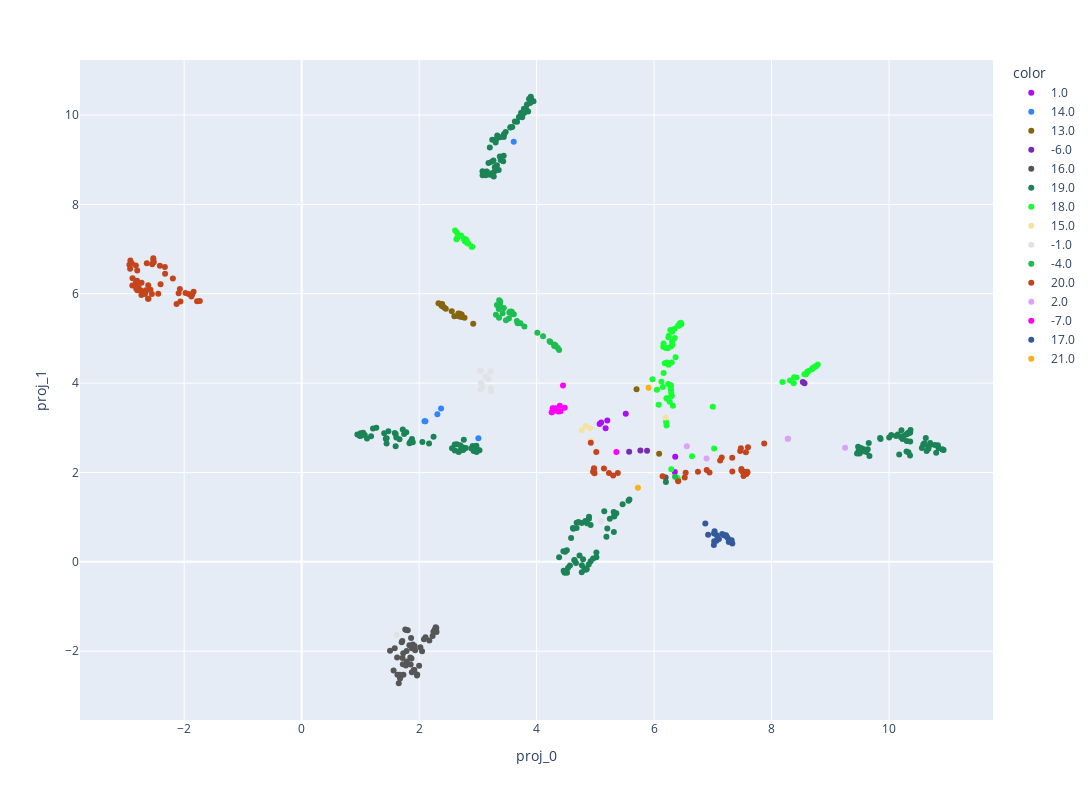

The notebook cell saved with this chart:
### Code cell
fig = px.scatter(data_frame = library_newtext,
                 x='proj_0',
                 y='proj_1',
                 width=1200,
                 height=800,
                 color= library_newtext['authorcentury'].astype('category'),
                 color_discrete_sequence=px.colors.qualitative.Alphabet, #Dark24
                 hover_data= ['title']
                 )

fig.show()

### Figure 1 — Plotly figure (JSON) as saved in the notebook; plotly's stock layout.template omitted (floating-point values rounded to 4 significant figures; data arrays with more than 128 entries replaced by an {"elided": "..."} marker saying what was removed)
{"data": [{"customdata": [["Apocolocyntosis"], ["L. Annaeus Seneca on Benefits"], ["Two Tragedies of Seneca: Medea and The Daughters of Troy: Rendered into English Verse"], ["Seneca's Morals of a Happy Life, Benefits, Anger and Clemency"], ["The Tragedies of Seneca: Translated into English Verse, to Which Have Been Appended Comparative Analyses of the Corresponding Greek and Roman Plays, and a Mythological Index"], ["Index of the Project Gutenberg Works of Lucius Annaeus Seneca"], ["Minor Dialogues, Together With the Dialogue on Clemency"]], "hovertemplate": "color=1.0<br>proj_0=%{x}<br>proj_1=%{y}<br>title=%{customdata[0]}<extra></extra>", "legendgroup": "1.0", "marker": {"color": "#AA0DFE", "symbol": "circle"}, "mode": "markers", "name": "1.0", "orientation": "v", "showlegend": true, "type": "scatter", "x": [6.359, 5.174, 5.517, 5.203, 5.098, 6.353, 5.072], "xaxis": "x", "y": [2.353, 2.991, 3.316, 3.162, 3.121, 2.01, 3.085], "yaxis": "y"}, {"customdata": [["La Fiammetta"], ["The Decameron, Volume II"], ["The Decameron of Giovanni Boccaccio"], ["The Decameron, Volume I"], ["The Decameron (Day 1 to Day 5): Containing an hundred pleasant Novels"], ["The Decameron (Day 6 to Day 10): Containing an hundred pleasant Novels"]], "hovertemplate": "color=14.0<br>proj_0=%{x}<br>proj_1=%{y}<br>title=%{customdata[0]}<extra></extra>", "legendgroup": "14.0", "marker": {"color": "#3283FE", "symbol": "circle"}, "mode": "markers", "name": "14.0", "orientation": "v", "showlegend": true, "type": "scatter", "x": [3.008, 2.31, 2.372, 3.61, 2.091, 2.106], "xaxis": "x", "y": [2.769, 3.305, 3.433, 9.403, 3.145, 3.149], "yaxis": "y"}, {"customdata": [["Divine Comedy, Longfellow's Translation, Hell"], ["Divine Comedy, Longfellow's Translation, Purgatory"], ["Divine Comedy, Longfellow's Translation, Paradise"], ["Divine Comedy, Longfellow's Translation, Complete"], ["Divine Comedy, Cary's Translation, Hell"], ["Divine Comedy, Cary's Translation, Purgatory"], ["Divine Comedy, Cary's Translation, Paradise"], ["Divine Comedy, Cary's Translation, Complete"], ["The Banquet (Il Convito)"], ["The Divine Comedy, Volume 1, Hell"], ["The Divine Comedy, Volume 2, Purgatory"], ["The Divine Comedy, Volume 3, Paradise"], ["The New Life (La Vita Nuova)"], ["The Divine Comedy of Dante Alighieri: The Inferno"], ["The Vision of Dante: A story for little children and a talk to their mothers: (Second Edition)"], ["The vision of hell.: By Dante Alighieri.; Translated by Rev. Henry Francis Cary, M.A.; and illustrated with the seventy-five designs of Gustave Doré."], ["The Divine Comedy by Dante, Illustrated, Purgatory, Complete"], ["The Divine Comedy by Dante, Illustrated, Paradise, Complete"], ["The divine comedy"]], "hovertemplate": "color=13.0<br>proj_0=%{x}<br>proj_1=%{y}<br>title=%{customdata[0]}<extra></extra>", "legendgroup": "13.0", "marker": {"color": "#85660D", "symbol": "circle"}, "mode": "markers", "name": "13.0", "orientation": "v", "showlegend": true, "type": "scatter", "x": [2.691, 2.555, 2.723, 2.67, 2.386, 2.372, 2.329, 2.398, 2.772, 2.715, 2.599, 2.92, 5.701, 2.667, 6.086, 2.454, 2.392, 2.426, 2.383], "xaxis": "x", "y": [5.553, 5.607, 5.535, 5.496, 5.727, 5.761, 5.79, 5.732, 5.462, 5.481, 5.499, 5.329, 3.862, 5.556, 2.418, 5.663, 5.769, 5.691, 5.747], "yaxis": "y"}, {"customdata": [["Chinese Literature: Comprising the Analects of Confucius, the Sayings of Mencius, the Shi-King, the Travels of Fâ-Hien, and the Sorrows of Han"], ["The Sayings of Confucius"], ["The Analects of Confucius (from the Chinese Classics)"], ["The Wisdom of Confucius: with Critical and Biographical Sketches"], ["The Sayings of Confucius: A New Translation of the Greater Part of the Confucian Analects"]], "hovertemplate": "color=-6.0<br>proj_0=%{x}<br>proj_1=%{y}<br>title=%{customdata[0]}<extra></extra>", "legendgroup": "-6.0", "marker": {"color": "#782AB6", "symbol": "circle"}, "mode": "markers", "name": "-6.0", "orientation": "v", "showlegend": true, "type": "scatter", "x": [8.531, 5.766, 5.88, 8.56, 5.575], "xaxis": "x", "y": [4.023, 2.49, 2.484, 3.998, 2.467], "yaxis": "y"}, {"customdata": [["The Complete Works of William Shakespeare"], ["Shakespeare's Sonnets"], ["Venus and Adonis"], ["King Richard III"], ["The Tragedy of Titus Andronicus"], ["The Taming of the Shrew"], ["The Tragedy of Romeo and Juliet"], ["As You Like It"], ["The Tragedy of Macbeth"], ["King Richard III"], ["The Taming of the Shrew"], ["Romeo and Juliet"], ["A Midsummer Night's Dream"], ["The Merchant of Venice"], ["King Henry IV, the First Part"], ["Much Ado about Nothing"], ["The Life of King Henry V"], ["Julius Caesar"], ["As You Like It"], ["Hamlet, Prince of Denmark"], ["Twelfth Night; Or, What You Will"], ["All's Well That Ends Well"], ["Othello, the Moor of Venice"], ["The Tragedy of King Lear"], ["Macbeth"], ["Antony and Cleopatra"], ["The Winter's Tale"], ["The Tempest"], ["Sir Thomas More"], ["Romeo and Juliet"], ["Julius Caesar"], ["Hamlet"], ["King Lear"], ["A Midsummer Night's Dream"], ["The Merchant of Venice"], ["Twelfth Night"], ["Henry V"], ["Macbeth"], ["Hamlet"], ["Othello"], ["Shakespeare's First Folio"], ["The Tempest: The Works of William Shakespeare [Cambridge Edition] [9 vols.]"], ["Two Gentlemen of Verona: The Works of William Shakespeare [Cambridge Edition] [9 vols.]"], ["The Merry Wives of Windsor: The Works of William Shakespeare [Cambridge Edition] [9 vols.]"], ["Measure for Measure: The Works of William Shakespeare [Cambridge Edition] [9 vols.]"], ["The Comedy of Errors: The Works of William Shakespeare [Cambridge Edition] [9 vols.]"], ["Hamlet, Prince of Denmark"], ["The New Hudson Shakespeare: Julius Cæsar"], ["Shakespeare's Tragedy of Romeo and Juliet"], ["Flowers from Shakespeare's Garden: A Posy from the Plays"]], "hovertemplate": "color=16.0<br>proj_0=%{x}<br>proj_1=%{y}<br>title=%{customdata[0]}<extra></extra>", "legendgroup": "16.0", "marker": {"color": "#565656", "symbol": "circle"}, "mode": "markers", "name": "16.0", "orientation": "v", "showlegend": true, "type": "scatter", "x": [1.653, 2.295, 1.702, 1.584, 2.173, 2.242, 1.963, 2.049, 1.625, 1.504, 2.276, 1.909, 1.869, 1.729, 1.932, 1.849, 1.713, 1.764, 2.021, 1.79, 1.833, 1.787, 2.264, 1.918, 1.717, 2.282, 2.292, 2.29, 1.892, 1.966, 1.785, 1.774, 1.876, 1.856, 1.733, 1.722, 1.67, 1.565, 1.673, 1.63, 1.675, 2.229, 2.108, 1.876, 2.082, 1.862, 1.922, 1.806, 1.999, 6.196], "xaxis": "x", "y": [-2.718, -1.569, -1.798, -1.937, -1.759, -1.565, -2.543, -2.001, -2.141, -1.992, -1.512, -2.42, -2.166, -2.048, -1.977, -2.139, -1.774, -1.514, -1.911, -2.229, -1.864, -1.997, -1.522, -2.418, -2.155, -1.467, -1.483, -1.55, -1.849, -2.52, -1.527, -2.322, -2.472, -2.3, -2.529, -2.293, -2.53, -2.431, -2.557, -2.529, -2.612, -1.657, -1.69, -1.934, -1.735, -1.704, -1.886, -1.532, -2.329, 1.89], "yaxis": "y"}, {"customdata": {"elided": "200x1 str values"}, "hovertemplate": "color=19.0<br>proj_0=%{x}<br>proj_1=%{y}<br>title=%{customdata[0]}<extra></extra>", "legendgroup": "19.0", "marker": {"color": "#1C8356", "symbol": "circle"}, "mode": "markers", "name": "19.0", "orientation": "v", "showlegend": true, "type": "scatter", "x": {"elided": "200 float values"}, "xaxis": "x", "y": {"elided": "200 float values"}, "yaxis": "y"}, {"customdata": [["Persuasion"], ["The Life and Adventures of Robinson Crusoe of York, Mariner, Volume 1: With an Account of His Travels Round Three Parts of the Globe,; Written By Himself, in Two Volumes"], ["From London to Land's End: and Two Letters from the \"Journey through England by a Gentleman\""], ["The Life and Most Surprising Adventures of Robinson Crusoe, of York, Mariner (1801)"], ["Love and Freindship [sic]"], ["Northanger Abbey"], ["Memoirs of a Cavalier: A Military Journal of the Wars in Germany, and the Wars in England.; From the Year 1632 to the Year 1648."], ["The Life and Adventures of Robinson Crusoe (1808)"], ["Pride and Prejudice"], ["The History of the Remarkable Life of John Sheppard: Containing a Particular Account of His Many Robberies and Escapes"], ["A Vindication of the Press"], ["Mansfield Park"], ["Military Memoirs of Capt. George Carleton"], ["Memoirs of Major Alexander Ramkins (1718)"], ["The Complete English Tradesman (1839 ed.)"], ["Emma"], ["Sense and Sensibility"], ["The Declaration of Independence of The United States of America"], ["Memoir, Correspondence, and Miscellanies, From the Papers of Thomas Jefferson, Volume 1"], ["Memoir, Correspondence, and Miscellanies, From the Papers of Thomas Jefferson, Volume 2"], ["Memoir, Correspondence, and Miscellanies, From the Papers of Thomas Jefferson, Volume 3"], ["Memoir, Correspondence, and Miscellanies, From the Papers of Thomas Jefferson, Volume 4"], ["History of the Plague in London"], ["The Declaration of Independence of the United States of America"], ["Dickory Cronke: The Dumb Philosopher, or, Great Britain's Wonder"], ["Everybody's Business Is Nobody's Business: Or, Private Abuses, Public Grievances; Exemplified in the Pride, Insolence, and Exorbitant Wages of Our Women, Servants, Footmen, &c."], ["The Writings of Thomas Jefferson: Library Edition - Vol. 6 (of 20)"], ["Sense and Sensibility"], ["Atalantis Major"], ["The Memoirs, Correspondence, and Miscellanies, From the Papers of Thomas Jefferson: A Linked Index to the Project Gutenberg Editions"], ["United States Declaration of Independence"], ["The True-Born Englishman: A Satire"], ["The Fortunate Mistress (Parts 1 and 2): or a History of the Life of Mademoiselle de Beleau Known by the Name of the Lady Roxana"], ["The History of the Devil, As Well Ancient as Modern: In Two Parts"], ["The Complete Project Gutenberg Works of Jane Austen: A Linked Index of all PG Editions of Jane Austen"], ["An Appeal to Honour and Justice, Though It Be of His Worst Enemies.: Being A True Account of His Conduct in Public Affairs."], ["An Humble Proposal to the People of England, for the Increase of their Trade, and Encouragement of Their Manufactures: Whether the Present Uncertainty of Affairs Issues in Peace or War"], ["Second Thoughts are Best: Or a Further Improvement of a Late Scheme to Prevent Street Robberies"], ["Augusta Triumphans: Or, the Way to Make London the Most Flourishing City in the Universe"], ["A New Voyage Round the World by a Course Never Sailed Before"], ["A True Relation of the Apparition of one Mrs. Veal: The Next Day after Her Death, to one Mrs. Bargrave, at Canterbury, the 8th of September, 1705; which Apparition Recommends the Perusal of Drelincourt's Book of Consolations against the Fears of Death"], ["Reasons Against the Succession of the House of Hanover: With an Enquiry How Far the Abdication of King James, Supposing It to Be Legal, Ought to Affect the Person of the Pretender"], ["A Seasonable Warning and Caution against the Insinuations of Papists and Jacobites in favour of the Pretender: Being a Letter from an Englishman at the Court of Hanover"], ["An Answer to a Question that Nobody thinks of, viz., But what if the Queen should Die?"], ["The Lay-Man's Sermon upon the Late Storm: Held forth at an Honest Coffee-House-Conventicle"], ["And What if the Pretender should Come?: Or Some Considerations of the Advantages and Real Consequences of the Pretender's Possessing the Crown of Great Britain"], ["The Fortunes and Misfortunes of the Famous Moll Flanders"], ["Pride and Prejudice, a play founded on Jane Austen's novel"], ["A Short Narrative of the Life and Actions of His Grace John, D. of Marlborogh"], ["A Journal of the Plague Year: Being Observations or Memorials of the Most Remarkable Occurrences, as Well Public as Private, Which Happened in London During the Last Great Visitation in 1665. Written by a Citizen Who Continued All the While in London"], ["The King of Pirates: Being an Account of the Famous Enterprises of Captain Avery, the Mock King of Madagascar"], ["A General History of the Pyrates:: from their first rise and settlement in the island of Providence, to the present time"], ["An Essay Upon Projects"], ["The Storm. An Essay."], ["The Letters of Jane Austen: Selected from the compilation of her great nephew, Edward, Lord Bradbourne"], ["The Storm: or, a Collection of the most Remarkable Casualties and Disasters which Happen'd in the Late Dreadful Tempest, both by Sea and Land"], ["Pride and Prejudice"], ["The Writings of Thomas Jefferson, Vol. 1 (of 9): Being His Autobiography, Correspondence, Reports, Messages, Addresses, and Other Writings, Official and Private"], ["The Writings of Thomas Jefferson, Vol. 2 (of 9): Being His Autobiography, Correspondence, Reports, Messages, Addresses, and Other Writings, Official and Private"], ["State of the Union Addresses"], ["The Life and Adventures of Robinson Crusoe"], ["The History and Remarkable Life of the Truly Honourable Colonel Jacque, Commonly Called Colonel Jack"], ["The Writings of Thomas Jefferson, Vol. 3 (of 9): Being His Autobiography, Correspondence, Reports, Messages, Addresses, and Other Writings, Official and Private"], ["The Writings of Thomas Jefferson, Vol. 4 (of 9): Being His Autobiography, Correspondence, Reports, Messages, Addresses, and Other Writings, Official and Private"], ["The Writings of Thomas Jefferson, Vol. 5 (of 9): Being His Autobiography, Correspondence, Reports, Messages, Addresses, and Other Writings, Official and Private"], ["The Friendly Daemon, or the Generous Apparition: Being a True Narrative of a Miraculous Cure, Newly Perform'd Upon That Famous Deaf and Dumb Gentleman, Dr. Duncan Campbel, by a Familiar Spirit That Appear'd to Him in a White Surplice, Like a Cathedral Singing Boy"], ["The Writings of Thomas Jefferson, Vol. 6 (of 9): Being His Autobiography, Correspondence, Reports, Messages, Addresses, and Other Writings, Official and Private"], ["The Writings of Thomas Jefferson, Vol. 7 (of 9): Being His Autobiography, Correspondence, Reports, Messages, Addresses, and Other Writings, Official and Private"], ["The Further Adventures of Robinson Crusoe"], ["The Writings of Thomas Jefferson, Vol. 8 (of 9): Being His Autobiography, Correspondence, Reports, Messages, Addresses, and Other Writings, Official and Private"], ["The Writings of Thomas Jefferson, Vol. 9 (of 9): Being His Autobiography, Correspondence, Reports, Messages, Addresses, and Other Writings, Official and Private"], ["The History of the Pyrates. Vol. II.: Containing the lives of Captain Misson, Captain Bowen, Captain Kidd, Captain Tew, Captain Halsey, Captain White, Captain Condent, Captain Bellamy, Captain Fly, Captain Howard, Captain Lewis, Captain Cornelius, Captain Williams, Captain Burgess, Captain North, and their several crews"], ["The Watsons: By Jane Austen, Concluded by L. Oulton"], ["The Life, Adventures & Piracies of the Famous Captain Singleton"], ["Robinson Crusoe, Told to the Children by John Lang"], ["The Consolidator; or, Memoirs of Sundry Transactions from the World in the Moon"], ["Lady Susan"], ["Tour through the Eastern Counties of England, 1722"]], "hovertemplate": "color=18.0<br>proj_0=%{x}<br>proj_1=%{y}<br>title=%{customdata[0]}<extra></extra>", "legendgroup": "18.0", "marker": {"color": "#16FF32", "symbol": "circle"}, "mode": "markers", "name": "18.0", "orientation": "v", "showlegend": true, "type": "scatter", "x": [2.796, 6.407, 6.154, 6.349, 2.833, 2.756, 6.193, 6.46, 2.612, 6.124, 6.24, 2.817, 6.291, 6.182, 6.3, 2.776, 2.649, 6.292, 8.754, 8.376, 8.693, 8.786, 6.42, 6.999, 6.149, 6.048, 8.383, 2.634, 6.29, 7.021, 6.644, 6.246, 6.234, 6.273, 6.4, 6.29, 6.286, 6.301, 6.162, 6.243, 6.203, 6.21, 6.32, 6.265, 6.237, 6.228, 6.275, 2.904, 6.284, 6.464, 6.218, 6.305, 6.351, 6.21, 2.713, 6.2, 2.643, 8.684, 8.313, 8.185, 6.453, 6.306, 8.607, 8.742, 8.559, 6.076, 8.632, 8.713, 6.433, 8.422, 8.584, 6.309, 2.817, 6.251, 5.971, 6.365, 2.892, 6.16], "xaxis": "x", "y": [7.218, 5.284, 4.816, 5.22, 7.125, 7.237, 4.794, 5.312, 7.414, 4.032, 3.98, 7.164, 4.825, 4.445, 4.463, 7.177, 7.257, 2.075, 4.374, 3.999, 4.33, 4.42, 5.283, 3.473, 3.913, 3.854, 4.132, 7.222, 3.843, 2.536, 2.365, 4.411, 4.783, 3.959, 1.874, 3.777, 3.948, 3.715, 4.227, 5.024, 3.13, 3.662, 3.493, 3.582, 3.662, 3.644, 5.188, 7.05, 3.882, 5.329, 4.464, 4.933, 5.013, 3.052, 7.307, 4.79, 7.372, 4.304, 4.057, 4.025, 5.349, 5.148, 4.253, 4.374, 4.197, 3.518, 4.271, 4.349, 5.328, 4.126, 4.201, 4.855, 7.136, 5.061, 4.088, 4.58, 7.055, 4.885], "yaxis": "y"}, {"customdata": [["Discourses on the First Decade of Titus Livius"], ["The Prince"], ["Machiavelli, Volume I"], ["History of Florence and of the Affairs of Italy: From the Earliest Times to the Death of Lorenzo the Magnificent"], ["The Prince"]], "hovertemplate": "color=15.0<br>proj_0=%{x}<br>proj_1=%{y}<br>title=%{customdata[0]}<extra></extra>", "legendgroup": "15.0", "marker": {"color": "#F7E1A0", "symbol": "circle"}, "mode": "markers", "name": "15.0", "orientation": "v", "showlegend": true, "type": "scatter", "x": [4.833, 4.767, 6.194, 4.92, 4.91], "xaxis": "x", "y": [3.041, 2.943, 3.229, 2.712, 2.996], "yaxis": "y"}, {"customdata": [["The Orations of Marcus Tullius Cicero, Volume 4"], ["Cato Maior de Senectute with Introduction and Notes"], ["Academica"], ["Cicero's Tusculan Disputations: Also, Treatises On The Nature Of The Gods, And On The Commonwealth"], ["The Letters of Cicero, Volume 1: The Whole Extant Correspodence in Chronological Order"], ["Treatises on Friendship and Old Age"], ["Letters of Marcus Tullius Cicero"], ["The Academic Questions, Treatise De Finibus, and Tusculan Disputations, of M.T. Cicero, With a Sketch of the Greek Philosophers Mentioned by Cicero"], ["Speeches against Catilina"], ["De Officiis"], ["Cicero: Letters to Atticus, Vol. 2 of 3"], ["Cicero: Letters to Atticus, Vol. 3 of 3"], ["The republic of Cicero: Translated from the Latin; and Accompanied With a Critical and Historical Introduction."], ["Cicero: Letters to Atticus, Vol. 1 of 3"]], "hovertemplate": "color=-1.0<br>proj_0=%{x}<br>proj_1=%{y}<br>title=%{customdata[0]}<extra></extra>", "legendgroup": "-1.0", "marker": {"color": "#E2E2E2", "symbol": "circle"}, "mode": "markers", "name": "-1.0", "orientation": "v", "showlegend": true, "type": "scatter", "x": [3.15, 3.219, 3.045, 3.035, 3.181, 5.101, 1.616, 3.051, 3.223, 3.071, 3.051, 3.066, 3.216, 3.137], "xaxis": "x", "y": [4.149, 3.891, 3.865, 4.281, 4.088, 0.9087, -1.632, 4.277, 3.823, 3.908, 4.003, 3.974, 4.26, 4.146], "yaxis": "y"}, {"customdata": [["Apology, Crito, and Phaedo of Socrates"], ["The Republic"], ["The Republic"], ["Critias"], ["Timaeus"], ["Lysis"], ["Charmides"], ["Laches"], ["Protagoras"], ["Euthydemus"], ["Symposium"], ["Cratylus"], ["Ion"], ["Phaedrus"], ["Euthyphro"], ["Meno"], ["Apology"], ["Crito"], ["Phaedo"], ["Gorgias"], ["Lesser Hippias"], ["Alcibiades I"], ["Alcibiades II"], ["Eryxias"], ["Menexenus"], ["Parmenides"], ["Theaetetus"], ["Sophist"], ["Statesman"], ["Philebus"], ["Laws"], ["The Project Gutenberg Works of Plato: An Index"], ["The Republic of Plato"]], "hovertemplate": "color=-4.0<br>proj_0=%{x}<br>proj_1=%{y}<br>title=%{customdata[0]}<extra></extra>", "legendgroup": "-4.0", "marker": {"color": "#1CBE4F", "symbol": "circle"}, "mode": "markers", "name": "-4.0", "orientation": "v", "showlegend": true, "type": "scatter", "x": [3.441, 3.363, 3.379, 4.234, 3.354, 4.012, 3.421, 4.298, 3.359, 3.725, 3.528, 3.536, 4.383, 3.542, 4.3, 4.11, 3.791, 4.361, 3.307, 3.478, 4.221, 4.321, 4.317, 4.307, 3.676, 3.583, 3.611, 3.576, 3.664, 3.556, 3.324, 6.356, 3.375], "xaxis": "x", "y": [5.683, 5.853, 5.829, 4.919, 5.658, 5.127, 5.563, 4.865, 5.463, 5.342, 5.445, 5.583, 4.741, 5.592, 4.829, 5.052, 5.27, 4.787, 5.529, 5.406, 4.935, 4.84, 4.842, 4.844, 5.34, 5.55, 5.539, 5.598, 5.389, 5.602, 5.75, 1.904, 5.758], "yaxis": "y"}, {"customdata": [["London to Ladysmith via Pretoria"], ["Liberalism and the Social Problem"], ["Crome Yellow"], ["The Defeat of Youth, and Other Poems"], ["Beyond Lies the Wub"], ["Beyond the Door"], ["The Crystal Crypt"], ["The Defenders"], ["The Works of Winston Churchill: A Linked Index of the Project Gutenberg Editions"], ["The Gun"], ["The Skull"], ["Writings in the United Amateur, 1915-1922"], ["The Shunned House"], ["The Eyes Have It"], ["Second Variety"], ["The Variable Man"], ["Mr. Spaceship"], ["Piper in the Woods"], ["The Dwelling Place of Light — Volume 1"], ["The Dwelling Place of Light — Complete"], ["Mr. Crewe's Career — Volume 1"], ["Mr. Crewe's Career — Volume 3"], ["Mr. Crewe's Career — Complete"], ["A Far Country — Volume 2"], ["A Far Country — Volume 3"], ["A Far Country — Complete"], ["Coniston — Volume 01"], ["Coniston — Volume 02"], ["Coniston — Volume 03"], ["Coniston — Volume 04"], ["Coniston — Complete"], ["The Crossing"], ["Mortal Coils"], ["Tony and the Beetles"], ["Ian Hamilton's March"], ["The Hanging Stranger"], ["Lord Randolph Churchill"], ["My African Journey"], ["The Burning Wheel"], ["The River War: An Account of the Reconquest of the Sudan"], ["Leda"], ["The Dunwich Horror"], ["Savrola: A Tale of the Revolution in Laurania"], ["The Inside of the Cup — Volume 02"], ["The Inside of the Cup — Volume 03"], ["The Inside of the Cup — Volume 04"], ["The Inside of the Cup — Volume 07"], ["The Inside of the Cup — Complete"], ["Richard Carvel — Volume 02"], ["Richard Carvel — Volume 07"], ["Richard Carvel — Complete"], ["A Modern Chronicle — Complete"], ["The Celebrity, Volume 01"], ["The Celebrity, Volume 04"], ["The Celebrity, Complete"], ["The Crisis — Volume 01"], ["The Crisis — Volume 02"], ["The Crisis — Volume 03"], ["The Crisis — Volume 04"], ["The Crisis — Volume 05"], ["The Crisis — Volume 06"], ["The Crisis — Volume 07"], ["The Crisis — Volume 08"], ["The Crisis — Complete"], ["Dr. Jonathan"], ["A Traveller in War-Time"], ["An essay on the American contribution and the democratic idea"], ["Project Gutenberg Complete Works of Winston Churchill"], ["Limbo"], ["Index of the Project Gutenberg Works of Sir Winston Spencer Churchill"], ["Index of the Project Gutenberg Works of Aldous Huxley"], ["The World Crisis, Volume 1 (of 6)"], ["Antic Hay"], ["On the Margin: Notes and Essays"], ["Jonah: Christmas 1917"], ["Little Mexican & Other Stories"], ["Selected Poems"], ["Mr. Keegan's Elopement"], ["The colour out of space"], ["The call of Cthulhu"], ["He"], ["The festival"], ["Prize ship"], ["The lurking fear"]], "hovertemplate": "color=20.0<br>proj_0=%{x}<br>proj_1=%{y}<br>title=%{customdata[0]}<extra></extra>", "legendgroup": "20.0", "marker": {"color": "#C4451C", "symbol": "circle"}, "mode": "markers", "name": "20.0", "orientation": "v", "showlegend": true, "type": "scatter", "x": [-2.613, -2.193, 5.015, 5.231, 6.895, 6.943, 7.501, 7.588, 6.521, 7.512, 7.331, 7.874, 7.329, 6.746, 7.568, 7.567, 7.522, 7.58, -2.891, -2.823, -2.414, -2.329, -2.526, -2.545, -2.519, -2.637, -2.325, -2.883, -2.88, -2.822, -2.802, -2.524, 4.961, 7.487, -2.55, 7.587, -1.978, -2.574, 5.382, -2.403, 4.976, 7.598, -1.84, -1.864, -2.656, -2.654, -2.074, -2.8, -2.803, -2.608, -2.933, -2.921, -1.781, -2.616, -2.729, -2.668, -1.734, -2.442, -2.798, -2.743, -2.817, -1.926, -1.878, -2.726, -2.13, -2.779, -2.675, -2.917, 4.985, -2.065, 6.41, -2.095, 4.975, 5.145, 6.144, 4.922, 5.303, 6.537, 7.466, 7.562, 7.151, 7.124, 7.486, 7.477], "xaxis": "x", "y": [6.19, 6.344, 2.458, 1.988, 2.055, 1.999, 2.031, 2.0, 1.888, 2.014, 2.025, 2.649, 2.329, 2.018, 1.965, 1.964, 1.923, 2.016, 6.676, 6.632, 6.626, 6.598, 6.794, 6.66, 6.704, 6.685, 6.45, 6.184, 6.349, 6.248, 6.291, 6.743, 2.017, 2.043, 5.997, 2.008, 6.016, 6.092, 1.991, 6.213, 2.094, 2.567, 6.045, 5.986, 6.039, 6.078, 6.109, 6.52, 6.196, 5.887, 6.652, 6.563, 5.834, 5.891, 5.974, 5.993, 5.84, 5.998, 6.08, 6.079, 6.114, 5.994, 5.941, 6.246, 5.769, 6.151, 6.029, 6.746, 1.985, 5.829, 1.806, 6.013, 2.059, 2.087, 1.917, 2.667, 1.93, 1.992, 2.482, 2.452, 2.337, 2.268, 2.081, 2.54], "yaxis": "y"}, {"customdata": [["Thoughts of Marcus Aurelius Antoninus"], ["Meditations"], ["The Meditations of the Emperor Marcus Aurelius Antoninus: A new rendering based on the Foulis translation of 1742"], ["Index of the Project Gutenberg Works of Marcus Aurelius Antoninus"], ["Thoughts of Marcus Aurelius"]], "hovertemplate": "color=2.0<br>proj_0=%{x}<br>proj_1=%{y}<br>title=%{customdata[0]}<extra></extra>", "legendgroup": "2.0", "marker": {"color": "#DEA0FD", "symbol": "circle"}, "mode": "markers", "name": "2.0", "orientation": "v", "showlegend": true, "type": "scatter", "x": [8.276, 6.556, 9.252, 6.892, 8.278], "xaxis": "x", "y": [2.758, 2.59, 2.554, 2.312, 2.753], "yaxis": "y"}, {"customdata": [["The Iliad of Homer: Translated into English Blank Verse by William Cowper"], ["The Odyssey: Rendered into English prose for the use of those who cannot read the original"], ["The Odyssey of Homer"], ["The Iliad"], ["The Iliad"], ["The Odyssey of Homer"], ["Odysseus, the Hero of Ithaca: Adapted from the Third Book of the Primary Schools of Athens, Greece"], ["The Iliad"], ["The Odyssey"], ["The Adventures of Ulysses the Wanderer"], ["The Odysseys of Homer, together with the shorter poems"], ["The Iliads of Homer: Translated according to the Greek"], ["The Iliad"], ["The Iliad"]], "hovertemplate": "color=-7.0<br>proj_0=%{x}<br>proj_1=%{y}<br>title=%{customdata[0]}<extra></extra>", "legendgroup": "-7.0", "marker": {"color": "#FE00FA", "symbol": "circle"}, "mode": "markers", "name": "-7.0", "orientation": "v", "showlegend": true, "type": "scatter", "x": [4.324, 4.406, 4.478, 4.371, 4.26, 4.256, 4.449, 4.395, 4.287, 5.357, 4.31, 4.316, 4.273, 4.293], "xaxis": "x", "y": [3.437, 3.372, 3.448, 3.365, 3.348, 3.348, 3.946, 3.496, 3.431, 2.46, 3.385, 3.395, 3.441, 3.393], "yaxis": "y"}, {"customdata": [["Tartuffe; Or, The Hypocrite"], ["Amphitryon"], ["The Flying Doctor: (Le Médecin Volant)"], ["The Jealousy of le Barbouillé: (La Jalousie du Barbouillé)"], ["Tartuffe; Or, The Hypocrite"], ["The Middle-Class Gentleman"], ["The Pretentious Young Ladies"], ["The Blunderer"], ["The Love-Tiff"], ["The Bores: A Comedy in Three Acts"], ["Sganarelle, or, the Self-Deceived Husband"], ["Don Garcia of Navarre; Or, the Jealous Prince. A Heroic Comedy in Five Acts."], ["The School for Husbands"], ["The Miser"], ["Monsieur De Pourceaugnac"], ["The Magnificent Lovers (Les Amants magnifiques)"], ["The Shopkeeper Turned Gentleman"], ["The Imaginary Invalid"]], "hovertemplate": "color=17.0<br>proj_0=%{x}<br>proj_1=%{y}<br>title=%{customdata[0]}<extra></extra>", "legendgroup": "17.0", "marker": {"color": "#325A9B", "symbol": "circle"}, "mode": "markers", "name": "17.0", "orientation": "v", "showlegend": true, "type": "scatter", "x": [7.017, 7.319, 6.872, 7.103, 7.023, 7.029, 7.061, 7.251, 7.201, 7.271, 7.332, 7.301, 7.159, 7.02, 6.919, 7.067, 7.194, 7.225], "xaxis": "x", "y": [0.3788, 0.4817, 0.8572, 0.5119, 0.4592, 0.6861, 0.4725, 0.5409, 0.5892, 0.445, 0.4123, 0.4795, 0.6207, 0.6365, 0.6081, 0.5964, 0.594, 0.5952], "yaxis": "y"}, {"customdata": [["Lambda"], ["Deathway"]], "hovertemplate": "color=21.0<br>proj_0=%{x}<br>proj_1=%{y}<br>title=%{customdata[0]}<extra></extra>", "legendgroup": "21.0", "marker": {"color": "#FEAF16", "symbol": "circle"}, "mode": "markers", "name": "21.0", "orientation": "v", "showlegend": true, "type": "scatter", "x": [5.906, 5.724], "xaxis": "x", "y": [3.898, 1.661], "yaxis": "y"}], "layout": {"height": 800, "legend": {"title": {"text": "color"}, "tracegroupgap": 0}, "margin": {"t": 60}, "width": 1200, "xaxis": {"anchor": "y", "domain": [0, 1], "title": {"text": "proj_0"}}, "yaxis": {"anchor": "x", "domain": [0, 1], "title": {"text": "proj_1"}}}}
